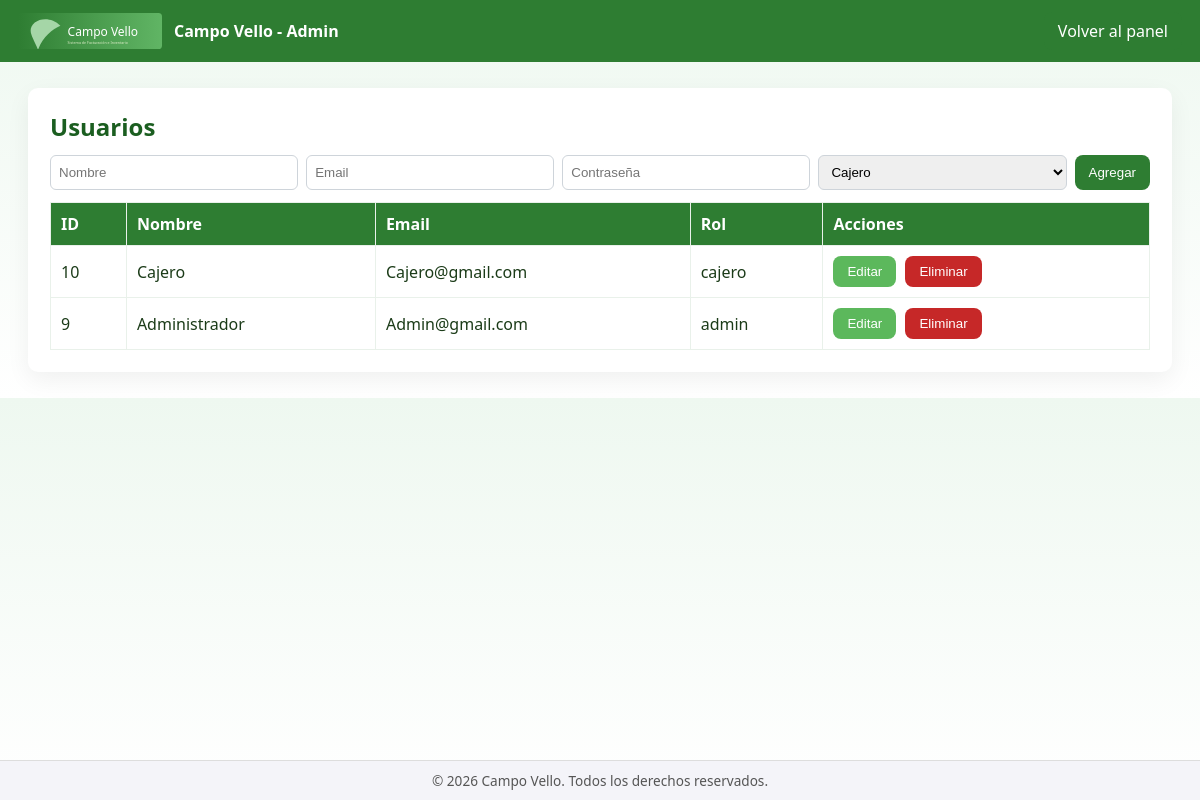
Screenshot of /admin/gestionar_usuarios.php (signed in) with the database file from the repository.
### tables this page shows
CREATE TABLE `usuarios` (
  `id` int(11) NOT NULL,
  `nombre` varchar(120) DEFAULT NULL,
  `email` varchar(150) DEFAULT NULL,
  `password` varchar(255) DEFAULT NULL,
  `role` enum('admin','cajero') DEFAULT 'cajero',
  `created_at` timestamp NOT NULL DEFAULT current_timestamp()
);

### admin/gestionar_usuarios.php (the view, shortened to what this page needs)
<?php
$pdo = getPDO();
$users = $pdo->query('SELECT id, nombre, email, role FROM usuarios ORDER BY id DESC')->fetchAll();
?>
<!doctype html>
<html lang="es">
<head>
    <link rel="stylesheet" href="../assets/css/style.css">
</head>
<body>
    <nav>
        <div style="display:flex;gap:12px;align-items:center">
            <img src="../assets/img/logo.svg" style="height:36px" alt="logo">
            <strong>Campo Vello - Admin</strong>
        </div>
        <div>
            <a href="dashboard.php" class="btn" style="color:#fff">Volver al panel</a>
        </div>
    </nav>
    <div class="container">
        <h2>Usuarios</h2>
        <form method="post" style="display:flex;gap:8px;margin-bottom:12px">
            <input
                name="nombre"
                placeholder="Nombre"
                required
                style="flex-grow: 1; min-width: 150px;"
                pattern="^[\p{L}\s]{3,50}$"
                title="Solo letras (sin números ni caracteres especiales) y espacios. Mínimo 3, máximo 50 caracteres."
                maxlength="50"
                onkeydown="return filterName(event)"
            >
            <input name="email" placeholder="Email" required type="email" pattern="^[\w.-]+@[\w.-]+\.[a-zA-Z]{2,15}$" title="Debe tener formato de correo electrónico (ej: nombre@dominio.com)" style="flex-grow: 1; min-width: 150px;">
            <input name="password" placeholder="Contraseña" required type="password" pattern="(?=.*[A-Za-zñÑ])(?=.*\d)[A-Za-zñÑ\d]{8,15}" title="Debe tener entre 8 y 15 caracteres, incluyendo al menos una letra mayuscula, una minuscula, sin tildes y un número." style="flex-grow: 1; min-width: 150px;">
            <select name="role">
                <option value="cajero">Cajero</option>
            </select>
            <button class="btn">Agregar</button>
        </form>
        <table class="table">
            <thead>
                <tr>
                    <th>ID</th>
                    <th>Nombre</th>
                    <th>Email</th>
                    <th>Rol</th>
                    <th>Acciones</th>
                </tr>
            </thead>
            <tbody>
                <?php foreach ($users as $u) : ?>
                <tr>
                    <td><?=$u['id']?></td>
                    <td><?=htmlspecialchars($u['nombre'])?></td>
                    <td><?=htmlspecialchars($u['email'])?></td>
                    <td><?=$u['role']?></td>
                    <td>
                        <button
                            class="btn"
                            type="button"
                            onclick="openEditModal(
                                <?= $u['id'] ?>,
                                '<?= htmlspecialchars($u['nombre']) ?>',
                                '<?= htmlspecialchars($u['email']) ?>',
                                '<?= htmlspecialchars($u['role']) ?>'
                            )"
                            style="background:#5cb85c; margin-right: 5px;"
                        >
                            Editar
                        </button>
                        <form method="post" style="display:inline-block" onsubmit="return confirm('¿Eliminar al usuario <?= htmlspecialchars($u['nombre']) ?>?');">
                            <button class="btn" style="background:#c62828">Eliminar</button>
                        </form>
                    </td>
                </tr>
                <?php endforeach; ?>
            </tbody>
        </table>
    </div>
     <footer style="
        position: fixed;
        bottom: 0;
        width: 100%;
        text-align: center;
        padding: 10px 0;
        background: #f4f4f9; /* Fondo similar al body */
        border-top: 1px solid #ddd;
        font-size: 0.85em;
        color: #555;
    ">
        &copy; <?= date('Y') ?> Campo Vello. Todos los derechos reservados.
    </footer>
</body>
</html>

### assets/css/style.css (style rules this page uses)
body { font-family: Segoe UI, Tahoma, sans-serif; background: linear-gradient(180deg, #eef8f0, #ffffff); margin: 0; color: #1b3b18; }
h1, h2 { color: #1b5e20; margin: 0 0 12px 0; }
nav { background: #2e7d32; color: #fff; padding: 12px 18px; display: flex; justify-content: space-between; align-items: center; }
.container { width: 95%; max-width: 1100px; margin: 26px auto; background: #fff; border-radius: 10px; padding: 22px; box-shadow: 0 8px 24px rgba(0, 0, 0, 0.06); }
input, select, textarea { padding: 8px; border-radius: 6px; border: 1px solid #ced4da; width: 100%; box-sizing: border-box; }
.btn { display: inline-block; background: #2e7d32; color: #fff; padding: 8px 14px; border-radius: 8px; border: none; cursor: pointer; text-decoration: none; transition: transform .12s ease, box-shadow .12s ease; }
.table { width: 100%; border-collapse: collapse; margin-top: 12px; }
.table th, .table td { padding: 10px; border: 1px solid #e9f1ea; text-align: left; }
.table th { background: #2e7d32; color: #fff; }

### rows the page displays
usuarios: id "10", nombre "Cajero", email "Cajero@gmail.com", role "cajero"
usuarios: id "9", nombre "Administrador", email "Admin@gmail.com", role "admin"
